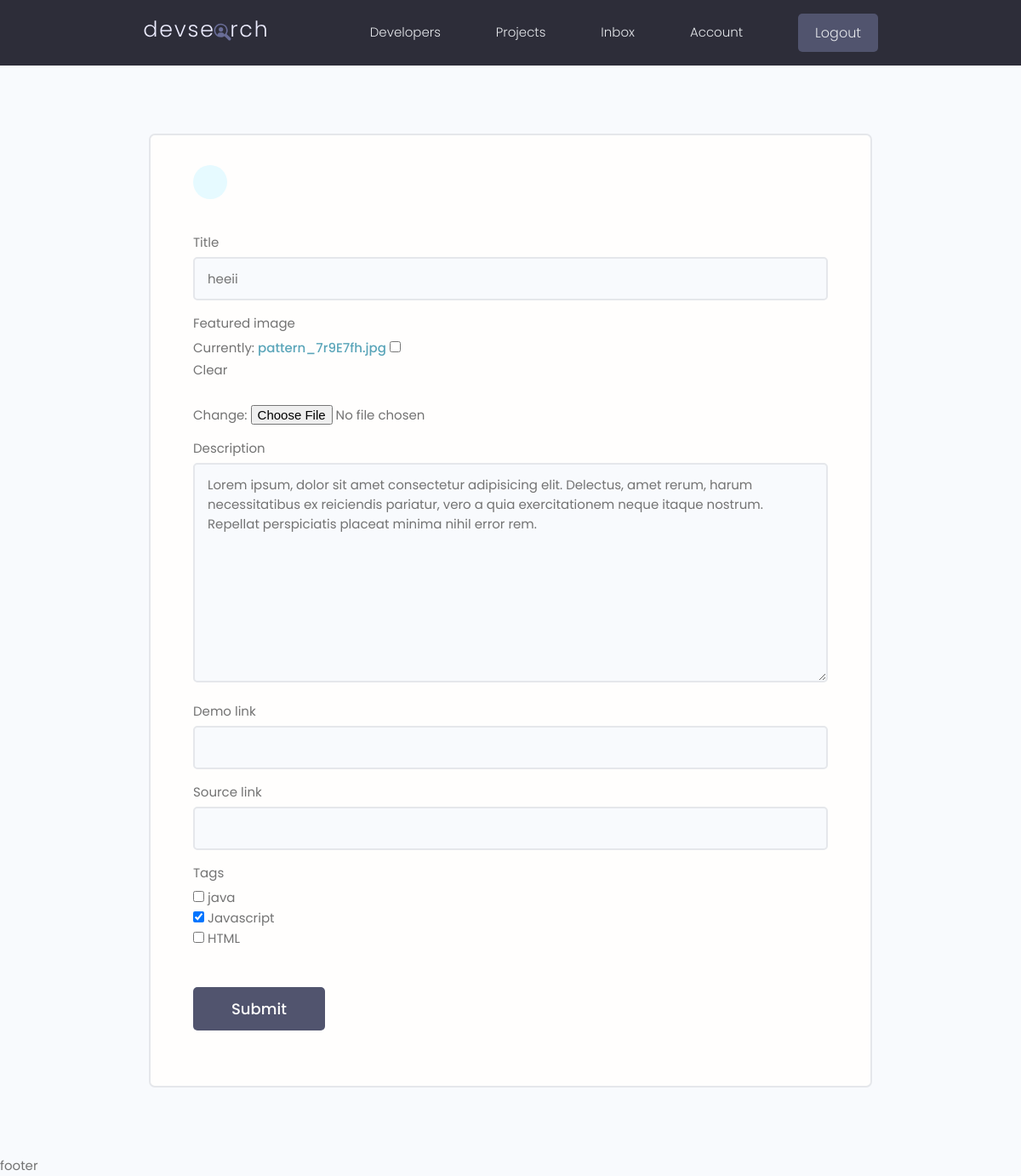
The app's page /update-project/d00444b0-c815-4f69-be4d-c1c45f7c60a2/ (signed in), older data.
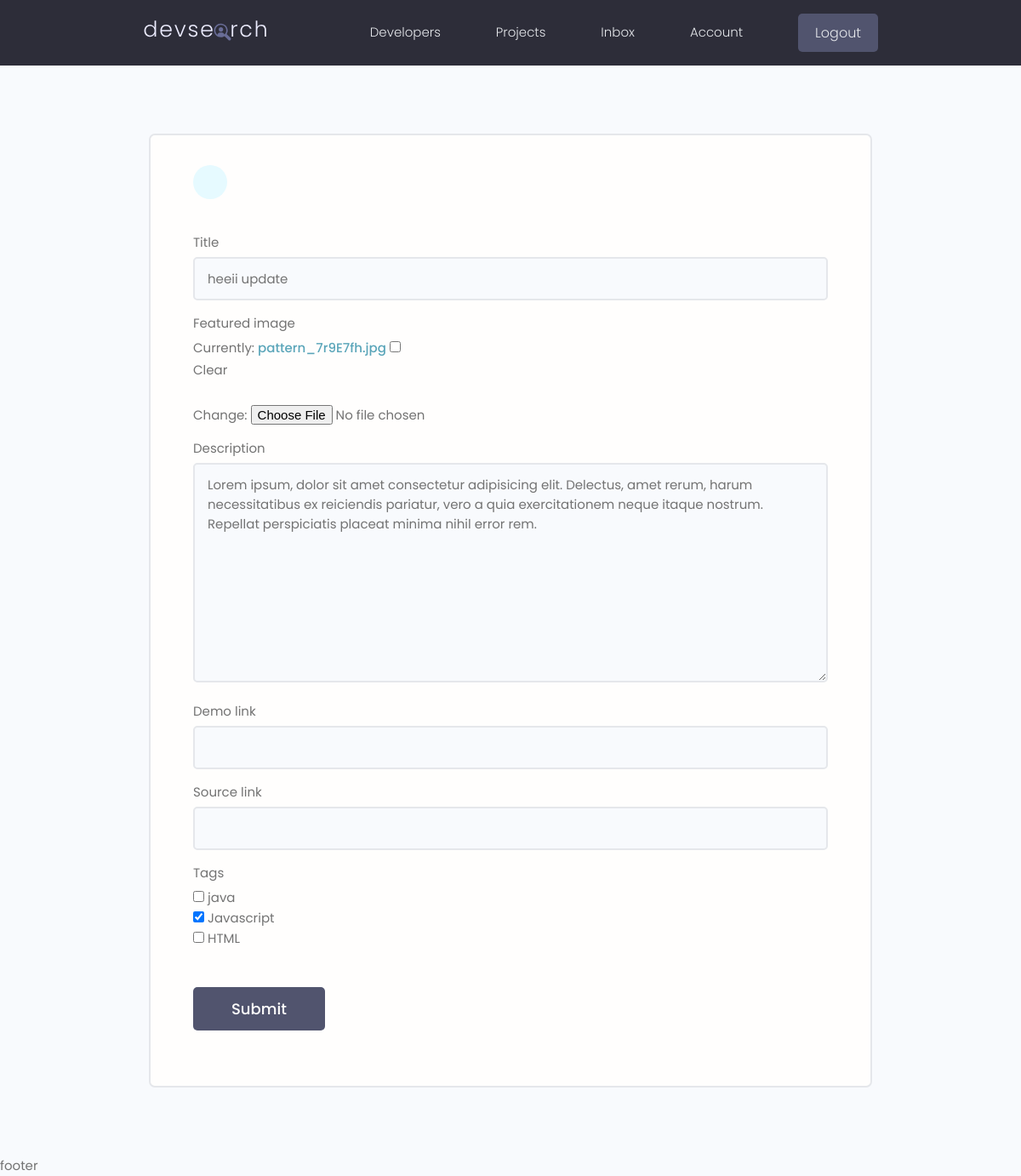
The same page, newer data.
### projects/models.py (models this page shows, shortened)
class Project(models.Model):
    owner = models.ForeignKey(Profile, null=True, blank=True, on_delete=models.SET_NULL)
    title = models.CharField(max_length=200)
    description = models.TextField(null=True, blank=True)
    featured_image = models.ImageField(null=True, blank=True, default="default.jpg")
    demo_link = models.CharField(max_length=2000, null=True, blank=True)
    source_link = models.CharField(max_length=2000, null=True, blank=True)
    tags = models.ManyToManyField('Tag', blank=True)
    vote_total = models.IntegerField(default=0, null=True, blank=True)
    vote_ratio = models.IntegerField(default=0, null=True, blank=True)
    created = models.DateTimeField(auto_now_add=True)
    id= models.UUIDField(default=uuid.uuid4, unique=True, primary_key=True, editable=False)

### projects/views.py (the view)
# urls.py: path('update-project/<str:pk>/', views.updateProject, name="update-project"),
@login_required(login_url="login")
def updateProject(request, pk):
    profile = request.user.profile
    project = profile.project_set.get(id=pk)
    form = ProjectForm(instance=project)
    if request.method == 'POST':
        form = ProjectForm(request.POST, request.FILES, instance=project)
        if form.is_valid():
            form.save()
            return redirect('projects')
    context = {'form': form}
    return render(request, "projects/project_form.html", context)

### projects/forms.py
class ProjectForm(ModelForm):
    class Meta:
        model = Project
        fields = ['title', 'featured_image', 'description', 'demo_link', 'source_link', 'tags']
        widgets = {
            'tags': forms.CheckboxSelectMultiple()
        }
    def __init__(self, *args, **kwargs):
        super(ProjectForm, self).__init__(*args, **kwargs)
        for name, field in self.fields.items():
            field.widget.attrs.update({'class': 'input'})

### projects/models.py (called while the page is built)
    def __str__(self):
        return self.name

### projects/templates/projects/project_form.html (shortened to what this page needs)
{% extends 'main.html' %}
{% block content %}
 <main class="formPage my-xl">
        <div class="content-box">
            <div class="formWrapper">
                <a class="backButton" href="#"></a>
                <br>
                <form class="form" method="POST" enctype="multipart/form-data">
                    {% for field in form %}
                    <div class="form__field">
                        <label for="formInput#text">{{field.label}} </label>
                        {{field}}
                    </div>
                    {% endfor %}
                    <input class="btn btn--sub btn--lg  my-md" type="submit" value="Submit" />
                </form>
            </div>
        </div>
    </main>
{% endblock %}

Row changes from the older to the newer data that the page shows:
changed Project: title "heeii" → "heeii update"
